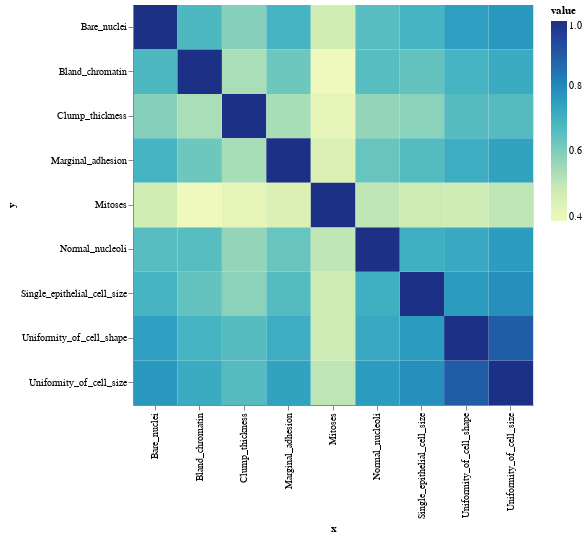

Notebook cell for this chart:
### Markdown cell above
### Correlation Coefficint

The Breast Cancer Wisconsin Original Dataset is a popular data set in the domain of medical research and machine learning for breast cancer diagnosis. The purpose of this report is to find out which correlation coefficient between Pearson’s, Spearman’s or Kendall’s Tau is most useful when analyzing this dataset.

Moreover, we have seen from the previous sections that outliers exist in this dataset. It measures monotonically the relationship between two ranked variables. It is applicable to both continuous and ordinal data and it is less affected by outliers more than Pearson correlation.

### Code cell
# Render Spearman correlation coefficient matrix

import altair as alt

def render_correlation_matrix(df: pd.DataFrame) -> alt.Chart:
    corr = df.corr(method='spearman').reset_index().melt(id_vars='index')
    corr.columns = ['x', 'y', 'value']
    heatmap = alt.Chart(corr).mark_rect().encode(
        x='x:O',
        y='y:O',
        color='value:Q'
    ).properties(
        width=400,
        height=400
    )
    return heatmap
  
render_correlation_matrix(df_boxcoxed.drop(columns="Class")).show()

### Figure 1 — Vega-Lite specification as saved in the notebook (floating-point values rounded to 4 significant figures)
{"config": {"view": {"continuousWidth": 300, "continuousHeight": 300}}, "data": {"name": "data-04fee25a4406fc10b8dd39b5d5a533bc"}, "mark": {"type": "rect"}, "encoding": {"color": {"field": "value", "type": "quantitative"}, "x": {"field": "x", "type": "ordinal"}, "y": {"field": "y", "type": "ordinal"}}, "height": 400, "width": 400, "$schema": "https://vega.github.io/schema/vega-lite/v5.17.0.json", "datasets": {"data-04fee25a4406fc10b8dd39b5d5a533bc": [{"x": "Clump_thickness", "y": "Clump_thickness", "value": 1.0}, {"x": "Uniformity_of_cell_size", "y": "Clump_thickness", "value": 0.6665}, {"x": "Uniformity_of_cell_shape", "y": "Clump_thickness", "value": 0.6641}, {"x": "Marginal_adhesion", "y": "Clump_thickness", "value": 0.5416}, {"x": "Single_epithelial_cell_size", "y": "Clump_thickness", "value": 0.5833}, {"x": "Bare_nuclei", "y": "Clump_thickness", "value": 0.5913}, {"x": "Bland_chromatin", "y": "Clump_thickness", "value": 0.5381}, {"x": "Normal_nucleoli", "y": "Clump_thickness", "value": 0.5704}, {"x": "Mitoses", "y": "Clump_thickness", "value": 0.4179}, {"x": "Clump_thickness", "y": "Uniformity_of_cell_size", "value": 0.6665}, {"x": "Uniformity_of_cell_size", "y": "Uniformity_of_cell_size", "value": 1.0}, {"x": "Uniformity_of_cell_shape", "y": "Uniformity_of_cell_size", "value": 0.8919}, {"x": "Marginal_adhesion", "y": "Uniformity_of_cell_size", "value": 0.7425}, {"x": "Single_epithelial_cell_size", "y": "Uniformity_of_cell_size", "value": 0.787}, {"x": "Bare_nuclei", "y": "Uniformity_of_cell_size", "value": 0.7701}, {"x": "Bland_chromatin", "y": "Uniformity_of_cell_size", "value": 0.7193}, {"x": "Normal_nucleoli", "y": "Uniformity_of_cell_size", "value": 0.7572}, {"x": "Mitoses", "y": "Uniformity_of_cell_size", "value": 0.5082}, {"x": "Clump_thickness", "y": "Uniformity_of_cell_shape", "value": 0.6641}, {"x": "Uniformity_of_cell_size", "y": "Uniformity_of_cell_shape", "value": 0.8919}, {"x": "Uniformity_of_cell_shape", "y": "Uniformity_of_cell_shape", "value": 1.0}, {"x": "Marginal_adhesion", "y": "Uniformity_of_cell_shape", "value": 0.7117}, {"x": "Single_epithelial_cell_size", "y": "Uniformity_of_cell_shape", "value": 0.7592}, {"x": "Bare_nuclei", "y": "Uniformity_of_cell_shape", "value": 0.7508}, {"x": "Bland_chromatin", "y": "Uniformity_of_cell_shape", "value": 0.6923}, {"x": "Normal_nucleoli", "y": "Uniformity_of_cell_shape", "value": 0.7253}, {"x": "Mitoses", "y": "Uniformity_of_cell_shape", "value": 0.4723}, {"x": "Clump_thickness", "y": "Marginal_adhesion", "value": 0.5416}, {"x": "Uniformity_of_cell_size", "y": "Marginal_adhesion", "value": 0.7425}, {"x": "Uniformity_of_cell_shape", "y": "Marginal_adhesion", "value": 0.7117}, {"x": "Marginal_adhesion", "y": "Marginal_adhesion", "value": 1.0}, {"x": "Single_epithelial_cell_size", "y": "Marginal_adhesion", "value": 0.6676}, {"x": "Bare_nuclei", "y": "Marginal_adhesion", "value": 0.6925}, {"x": "Bland_chromatin", "y": "Marginal_adhesion", "value": 0.6245}, {"x": "Normal_nucleoli", "y": "Marginal_adhesion", "value": 0.6343}, {"x": "Mitoses", "y": "Marginal_adhesion", "value": 0.4468}, {"x": "Clump_thickness", "y": "Single_epithelial_cell_size", "value": 0.5833}, {"x": "Uniformity_of_cell_size", "y": "Single_epithelial_cell_size", "value": 0.787}, {"x": "Uniformity_of_cell_shape", "y": "Single_epithelial_cell_size", "value": 0.7592}, {"x": "Marginal_adhesion", "y": "Single_epithelial_cell_size", "value": 0.6676}, {"x": "Single_epithelial_cell_size", "y": "Single_epithelial_cell_size", "value": 1.0}, {"x": "Bare_nuclei", "y": "Single_epithelial_cell_size", "value": 0.6923}, {"x": "Bland_chromatin", "y": "Single_epithelial_cell_size", "value": 0.6398}, {"x": "Normal_nucleoli", "y": "Single_epithelial_cell_size", "value": 0.7069}, {"x": "Mitoses", "y": "Single_epithelial_cell_size", "value": 0.4792}, {"x": "Clump_thickness", "y": "Bare_nuclei", "value": 0.5913}, {"x": "Uniformity_of_cell_size", "y": "Bare_nuclei", "value": 0.7701}, {"x": "Uniformity_of_cell_shape", "y": "Bare_nuclei", "value": 0.7508}, {"x": "Marginal_adhesion", "y": "Bare_nuclei", "value": 0.6925}, {"x": "Single_epithelial_cell_size", "y": "Bare_nuclei", "value": 0.6923}, {"x": "Bare_nuclei", "y": "Bare_nuclei", "value": 1.0}, {"x": "Bland_chromatin", "y": "Bare_nuclei", "value": 0.6785}, {"x": "Normal_nucleoli", "y": "Bare_nuclei", "value": 0.6627}, {"x": "Mitoses", "y": "Bare_nuclei", "value": 0.4708}, {"x": "Clump_thickness", "y": "Bland_chromatin", "value": 0.5381}, {"x": "Uniformity_of_cell_size", "y": "Bland_chromatin", "value": 0.7193}, {"x": "Uniformity_of_cell_shape", "y": "Bland_chromatin", "value": 0.6923}, {"x": "Marginal_adhesion", "y": "Bland_chromatin", "value": 0.6245}, {"x": "Single_epithelial_cell_size", "y": "Bland_chromatin", "value": 0.6398}, {"x": "Bare_nuclei", "y": "Bland_chromatin", "value": 0.6785}, {"x": "Bland_chromatin", "y": "Bland_chromatin", "value": 1.0}, {"x": "Normal_nucleoli", "y": "Bland_chromatin", "value": 0.6623}, {"x": "Mitoses", "y": "Bland_chromatin", "value": 0.3868}, {"x": "Clump_thickness", "y": "Normal_nucleoli", "value": 0.5704}, {"x": "Uniformity_of_cell_size", "y": "Normal_nucleoli", "value": 0.7572}, {"x": "Uniformity_of_cell_shape", "y": "Normal_nucleoli", "value": 0.7253}, {"x": "Marginal_adhesion", "y": "Normal_nucleoli", "value": 0.6343}, {"x": "Single_epithelial_cell_size", "y": "Normal_nucleoli", "value": 0.7069}, {"x": "Bare_nuclei", "y": "Normal_nucleoli", "value": 0.6627}, {"x": "Bland_chromatin", "y": "Normal_nucleoli", "value": 0.6623}, {"x": "Normal_nucleoli", "y": "Normal_nucleoli", "value": 1.0}, {"x": "Mitoses", "y": "Normal_nucleoli", "value": 0.503}, {"x": "Clump_thickness", "y": "Mitoses", "value": 0.4179}, {"x": "Uniformity_of_cell_size", "y": "Mitoses", "value": 0.5082}, {"x": "Uniformity_of_cell_shape", "y": "Mitoses", "value": 0.4723}, {"x": "Marginal_adhesion", "y": "Mitoses", "value": 0.4468}, {"x": "Single_epithelial_cell_size", "y": "Mitoses", "value": 0.4792}, {"x": "Bare_nuclei", "y": "Mitoses", "value": 0.4708}, {"x": "Bland_chromatin", "y": "Mitoses", "value": 0.3868}, {"x": "Normal_nucleoli", "y": "Mitoses", "value": 0.503}, {"x": "Mitoses", "y": "Mitoses", "value": 1.0}]}}
